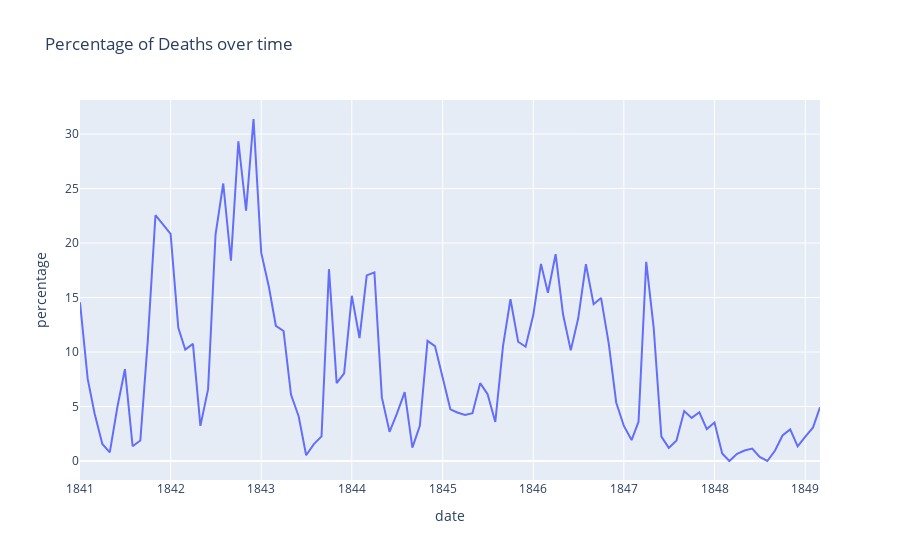

Source (notebook cell):
### Markdown cell above
# Handwashing effect

Dr Semmelweis made handwashing obligatory in the summer of 1947. In fact, he ordered people to wash their hands with clorine (instead of water).

### Code cell
# Date when handwashing was made mandatory
handwashing_start = pd.to_datetime('1847-06-01')
df_monthly['percentage'] = df_monthly.deaths/df_monthly.births*100
fig = px.line(df_monthly, 
             x='date',
             y='percentage',
             title='Percentage of Deaths over time',
             )
fig.show()
